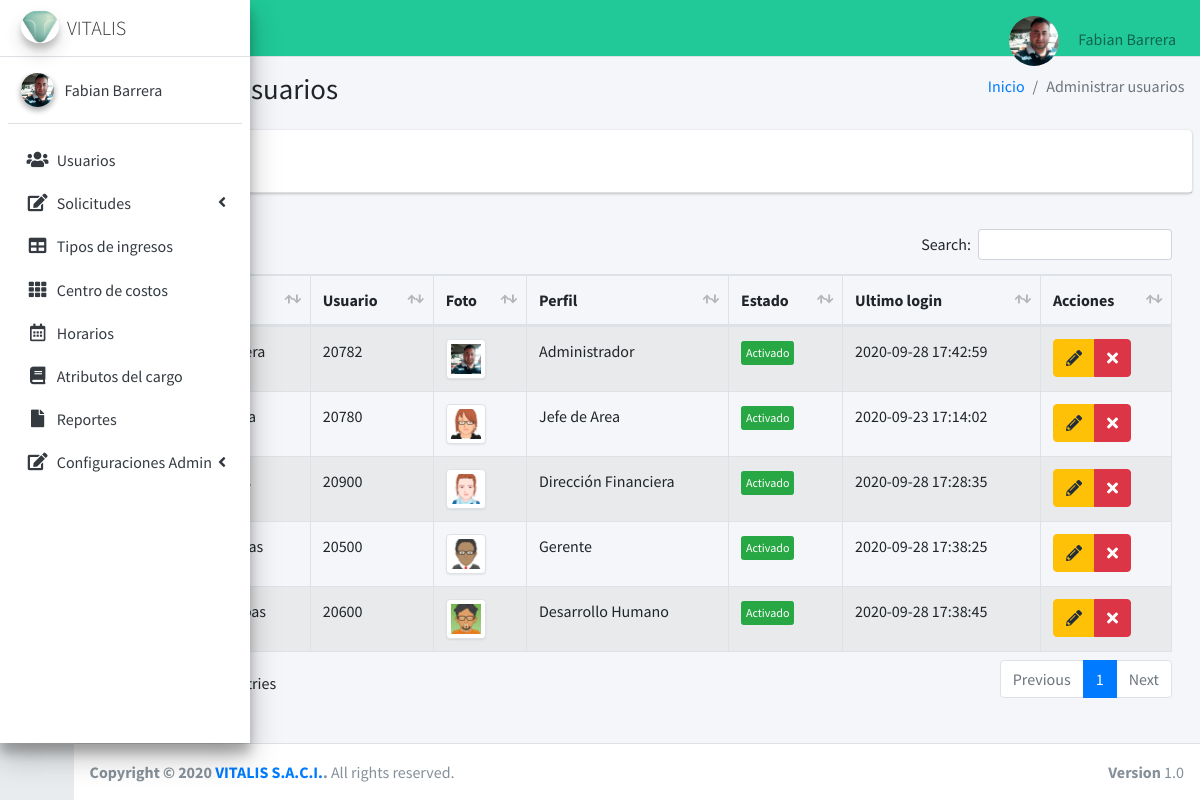
Before: /usuarios (signed in) with the older database file.
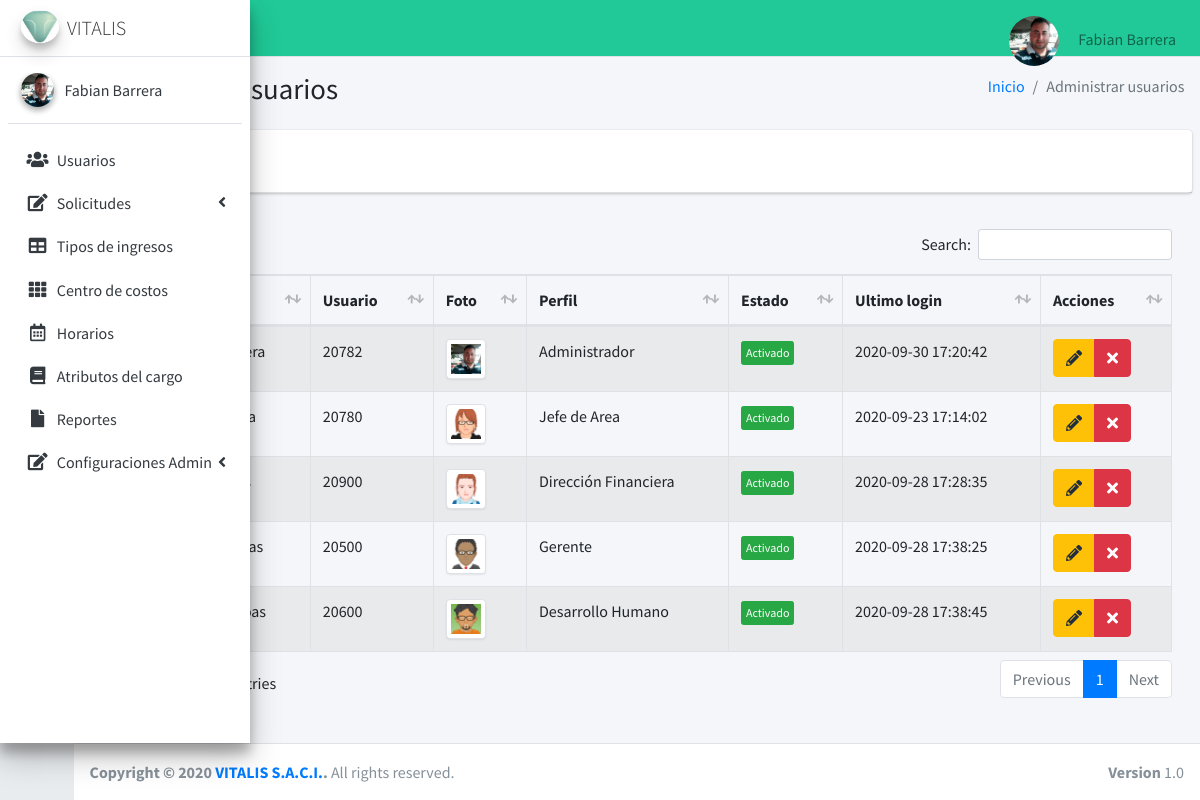
After: the same page with the newer database file.
### tables this page shows
CREATE TABLE `usuarios` (
  `iduser` int(11) NOT NULL,
  `nombre` varchar(100) NOT NULL,
  `correo` varchar(50) NOT NULL,
  `usuario` text DEFAULT NULL,
  `password` text NOT NULL,
  `perfil` text NOT NULL,
  `area` text NOT NULL,
  `estado` int(11) NOT NULL,
  `fecha` timestamp NULL DEFAULT current_timestamp(),
  `foto` text NOT NULL,
  `telefono` bigint(50) DEFAULT NULL,
  `ultimologin` datetime DEFAULT NULL
);

### controladores/plantilla.controlador.php (called while the page is built)
<?php
class ControladorPlantilla{
    static public function ctrPlantilla(){
        include "vistas/plantilla.php";
    }
}

### index.php (called while the page is built, shortened)
<?php
  require_once "controladores/plantilla.controlador.php";
  require_once "controladores/usuarios.controlador.php";
  require_once "modelos/usuarios.modelo.php";
  $plantilla =new ControladorPlantilla();
  $plantilla -> ctrPlantilla();
  ?>

### controladores/usuarios.controlador.php (called while the page is built, shortened)
<?php
class ControladorUsuarios{
	static public function ctrMostrarUsuarios($item, $valor){
		$tabla = "usuarios";
		$respuesta = ModeloUsuarios::mdlMostrarUsuarios($tabla, $item, $valor);
		return $respuesta;
	}
}

### modelos/conexion.php (called while the page is built)
<?php
class Conexion{
	static public function conectar(){
		$link = new PDO("mysql:host=localhost;dbname=vitaweb",
			            "root",
			            "");
		$link->exec("set names utf8");
		return $link;
	}
}

### modelos/usuarios.modelo.php (called while the page is built, shortened)
<?php
require_once "conexion.php";
class ModeloUsuarios{
	static public function mdlMostrarUsuarios($tabla, $item, $valor){
		if ($item != null) {
			$stmt = Conexion::conectar()->prepare("SELECT * FROM $tabla WHERE $item = :$item");
        	$stmt -> bindParam(":".$item, $valor, PDO::PARAM_STR);
        	$stmt -> execute();
        	return $stmt -> fetch();
		}else{
			$stmt = Conexion::conectar()->prepare("SELECT * FROM $tabla");
        	$stmt -> execute();
        	return $stmt -> fetchAll();
		}
    }
}

### vistas/modulos/usuarios.php (the view, shortened to what this page needs)
<div class="content-wrapper">
  <section class="content-header">
    <div class="container-fluid">
      <div class="row mb-2">
        <div class="col-sm-6">
          <h1>Administrar usuarios</h1>
        </div>
        <div class="col-sm-6">
          <ol class="breadcrumb float-sm-right">
            <li class="breadcrumb-item"><a href="inicio">Inicio</a></li>
            <li class="breadcrumb-item active">Administrar usuarios</li>
          </ol>
        </div>
      </div>
    </div>
  </section>
  <section class="content">
    <div class="card">
      <div class="card-header">
        <button type="button" class="btn btn-primary" data-toggle="modal" data-target="#AgregarUsuario">
        </button>
      </div>
    </div>
    <div class="card-body">
      <table id="example1" class="table table-bordered table-striped">
        <thead>
          <tr>
            <th style="width: 10px;" >#</th>
            <th>Nombre</th>
            <th>Usuario</th>
            <th>Foto</th>
            <th>Perfil</th>
            <th>Estado</th>
            <th>Ultimo login</th>
            <th>Acciones</th>
          </tr>
        </thead>
        <tbody>
        <?php
        $item = null;
        $valor = null;
          $usuarios = ControladorUsuarios::ctrMostrarUsuarios($item, $valor);
          foreach ($usuarios as $key => $value) {
            echo ' <tr>
            <td>'.($key+1).'</td>
            <td>'.$value["nombre"].'</td>
            <td>'.$value["usuario"].'</td>';
            if ($value["foto"] != ""){
              echo '<td><img src="'.$value["foto"].'" class="img-thumbnail" width="40px"></td>';
            }else {
              echo'<td><img src="vistas/dist/img/anonymous.png" class="img-thumbnail" width="40px"></td>';
            }
            echo '<td>'.$value["perfil"].'</td>';
                if($value["estado"] != 0){
                  echo '<td><button class="btn btn-success btn-xs btnActivar" idUsuario="'.$value["iduser"].'" estadoUsuario="0">Activado</button></td>';
                }else{
                  echo '<td><button class="btn btn-danger btn-xs btnActivar" idUsuario="'.$value["iduser"].'" estadoUsuario="1">Desactivado</button></td>';
                }
                echo '<td>'.$value["ultimologin"].'</td>
                <td>
              <div class="btn-group">
                <button class="btn btn-warning btnEditarUsuario"idUsuario="'.$value["iduser"].'"data-toggle="modal" data-target="#modalEditarUsuario"><i class="fas fa-pencil-alt"></i></button>
                <button class="btn btn-danger btnEliminarUsuario"idUsuario="'.$value["iduser"].'"fotoUsuario="'.$value["foto"].'"usuario="'.$value["usuario"].'"><i class="fa fa-times"></i></button>
              </div>
            </td>
          </tr>';
          }
        ?>
        </tbody>
      </table>
    </div>
</div>
</div>

### vistas/plantilla.php (shortened to what this page needs)
<!DOCTYPE html>
<html>
<head>
  <link rel="stylesheet" href="vistas/plugins/fontawesome-free/css/all.min.css">
  <link rel="stylesheet" href="https://code.ionicframework.com/ionicons/2.0.1/css/ionicons.min.css">
  <link rel="stylesheet" href="vistas/plugins/datatables-bs4/css/dataTables.bootstrap4.min.css">
  <link rel="stylesheet" href="vistas/plugins/datatables-responsive/css/responsive.bootstrap4.min.css">
  <link rel="stylesheet" href="vistas/plugins/tempusdominus-bootstrap-4/css/tempusdominus-bootstrap-4.min.css">
  <link rel="stylesheet" href="vistas/plugins/icheck-bootstrap/icheck-bootstrap.min.css">
  <link rel="stylesheet" href="vistas/plugins/jqvmap/jqvmap.min.css">
  <link rel="stylesheet" href="vistas/dist/css/adminlte.css">
  <link rel="stylesheet" href="vistas/plugins/overlayScrollbars/css/OverlayScrollbars.min.css">
  <link rel="stylesheet" href="vistas/plugins/daterangepicker/daterangepicker.css">
  <link rel="stylesheet" href="vistas/plugins/summernote/summernote-bs4.css">
</head>
<body class="hold-transition sidebar-collapse sidebar-mini login-page">
  <?php
  if (isset($_SESSION["iniciarSesion"]) && $_SESSION["iniciarSesion"] == "ok") {
    echo '<div class="wrapper">';
    include "modulos/nav.php";
    include "modulos/menu.php";
    if (isset($_GET["ruta"])) {
      if (
        $_GET["ruta"] == "inicio" ||
        $_GET["ruta"] == "usuarios" ||
        $_GET["ruta"] == "administrarsolicitudes" ||
        $_GET["ruta"] == "crear-solicitud" ||
        $_GET["ruta"] == "editar-solicitud" ||
        $_GET["ruta"] == "tiposIngreso" ||
        $_GET["ruta"] == "centroCostos" ||
        $_GET["ruta"] == "horarios" ||
        $_GET["ruta"] == "atributosCargo" ||
        $_GET["ruta"] == "reportes" ||
        $_GET["ruta"] == "configuraciones" ||
        $_GET["ruta"] == "configurarCorreo" ||
        $_GET["ruta"] == "datosFormato" ||
        $_GET["ruta"] == "perfiles" ||
        $_GET["ruta"] == "login" ||
        $_GET["ruta"] == "salir"
      ) {
        include "modulos/" . $_GET["ruta"] . ".php";
      } else {
        include "modulos/404.php";
      }
    } else {
      include "modulos/inicio.php";
    }
    include "modulos/footer.php";
  } else {
    include "modulos/login.php";
  }
  ?>
</body>
</html>

### vistas/modulos/nav.php (shortened to what this page needs)
<nav class="main-header navbar navbar-expand navbar-teal navbar-light">
    <ul class="navbar-nav">
        <li class="nav-item">
            <a class="nav-link" data-widget="pushmenu" href="#" role="button"><i class="fas fa-bars"></i></a>
        </li>
    </ul>
    <ul class="navbar-nav ml-auto">
        <li class="nav-item dropdown user-menu">
            <a href="#" class="nav-link dropdown-toggle" data-toggle="dropdown" aria-expanded="false">
            <?php
                   if ($_SESSION["foto"] != ""){
                   echo '<img src="'.$_SESSION["foto"].'"class="img-size-50 mr-3 img-circle">';
                   }else {
                   echo '<img src="vistas/img/usuarios/user1.jpg" class="img-size-50 mr-3 img-circle">';
                   }
                   ?>
                <span class="d-none d-md-inline"> <?php echo $_SESSION["nombre"]; ?></span>
            </a>
        </li>
    </ul>
</nav>

### vistas/modulos/menu.php (shortened to what this page needs)
<aside class="main-sidebar sidebar-light-primary elevation-4">
    <a href="inicio" class="brand-link">
      <img src="vistas/dist/img/logo3.png" alt="AdminLTE Logo" class="brand-image img-circle elevation-3"
           style="opacity: .8">
      <span class="brand-text font-weight-light">VITALIS</span>
    </a>
    <div class="sidebar">
      <div class="user-panel mt-3 pb-3 mb-3 d-flex">
        <div class="image">
        <?php
                   if ($_SESSION["foto"] != ""){
                    echo '<img src="'.$_SESSION["foto"].'"class="img-circle elevation-2">';
                   }else {
                    echo '<img src="vistas/img/usuarios/user5.png" class="img-circle elevation-2" alt="User Image">';
                   }
                ?>
        </div>
        <div class="info">
          <a href="#" class="d-block"><?php echo $_SESSION["nombre"]; ?></a>
        </div>
      </div>
      <nav class="mt-2">
        <ul class="nav nav-pills nav-sidebar flex-column" data-widget="treeview" role="menu" data-accordion="false">
               <li class="nav-item">
            <a href="usuarios" class="nav-link">
              <i class="nav-icon fas fa-users"></i>
              <p>
                Usuarios
              </p>
            </a>
            <li class="nav-item has-treeview">
            <a href="#" class="nav-link">
            <i class="nav-icon fas fa-edit"></i>
              <p>
                Solicitudes
                <i class="right fas fa-angle-left"></i>
              </p>
            </a>
          </li>
          <li class="nav-item">
            <a href="tiposIngreso" class="nav-link">
            <i class="nav-icon fas fa-table"></i>
              <p>
                Tipos de ingresos
              </p>
            </a>
          </li>
          <li class="nav-item">
            <a href="centroCostos" class="nav-link">
              <i class="nav-icon fas fa-th"></i>
              <p>
                Centro de costos
              </p>
            </a>
          </li>
          <li class="nav-item">
            <a href="horarios" class="nav-link">
              <i class="nav-icon far fa-calendar-alt"></i>
              <p>
                Horarios
              </p>
            </a>
          </li>
          <li class="nav-item">
            <a href="atributosCargo" class="nav-link">
              <i class="nav-icon fas fa-book"></i>
              <p>
                Atributos del cargo
              </p>
            </a>
          </li>
          <li class="nav-item">
            <a href="reportes" class="nav-link">
              <i class="nav-icon fas fa-file"></i>
              <p>
                Reportes
              </p>
            </a>
          </li>
          <li class="nav-item has-treeview">
            <a href="configuraciones" class="nav-link">
            <i class="nav-icon fas fa-edit"></i>
              <p>
                Configuraciones Admin
                <i class="right fas fa-angle-left"></i>
              </p>
            </a>
          </li>
            </ul>
      </nav>
    </div>
  </aside>

### vistas/modulos/footer.php
<footer class="main-footer">
    <strong>Copyright &copy; 2020 <a href="#">VITALIS S.A.C.I.</a>.</strong>
    All rights reserved.
    <div class="float-right d-none d-sm-inline-block">
      <b>Version</b> 1.0
    </div>
  </footer>

Changed rows visible on the page:
changed usuarios "Administrador": ultimologin "2020-09-28 17:42:59" → "2020-09-30 17:20:42"
